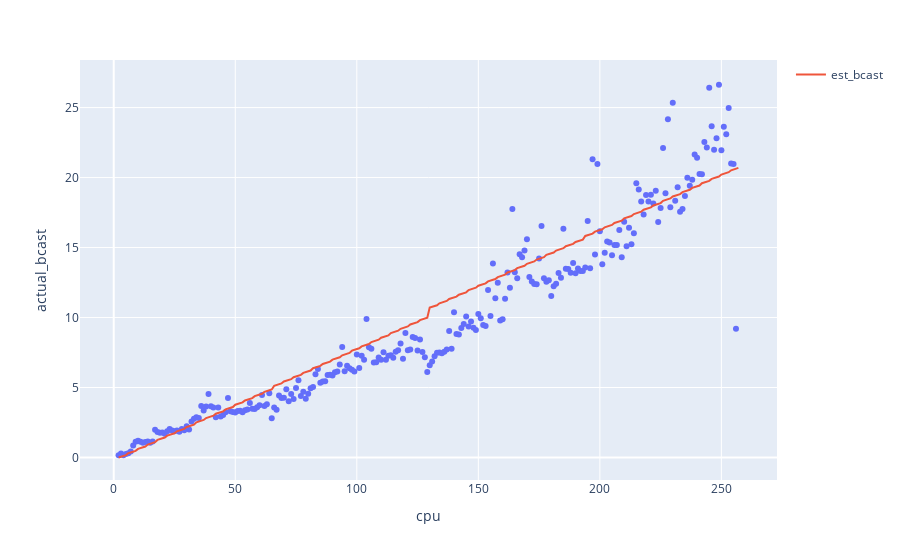

Notebook code for this chart:
### Code cell
fig = px.scatter(df, x="cpu", y="actual_bcast")
fig.add_trace(go.Scatter(x=df["cpu"], y=df["estimate_bcast"], mode="lines", name="est_bcast"))

### Figure 1 — Plotly figure (JSON) as saved in the notebook; plotly's stock layout.template omitted (floating-point values rounded to 4 significant figures; data arrays with more than 128 entries replaced by an {"elided": "..."} marker saying what was removed)
{"data": [{"hovertemplate": "cpu=%{x}<br>actual_bcast=%{y}<extra></extra>", "legendgroup": "", "marker": {"color": "#636efa", "symbol": "circle"}, "mode": "markers", "name": "", "orientation": "v", "showlegend": false, "type": "scatter", "x": {"elided": "256 int values"}, "xaxis": "x", "y": {"elided": "256 float values"}, "yaxis": "y"}, {"mode": "lines", "name": "est_bcast", "type": "scatter", "x": {"elided": "256 int values"}, "y": {"elided": "256 float values"}}], "layout": {"legend": {"tracegroupgap": 0}, "margin": {"t": 60}, "xaxis": {"anchor": "y", "domain": [0, 1], "title": {"text": "cpu"}}, "yaxis": {"anchor": "x", "domain": [0, 1], "title": {"text": "actual_bcast"}}}}
